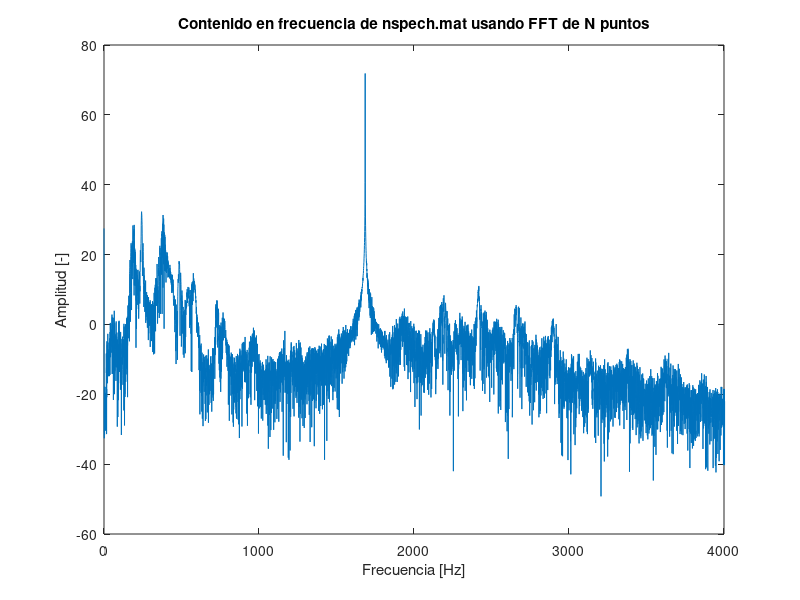
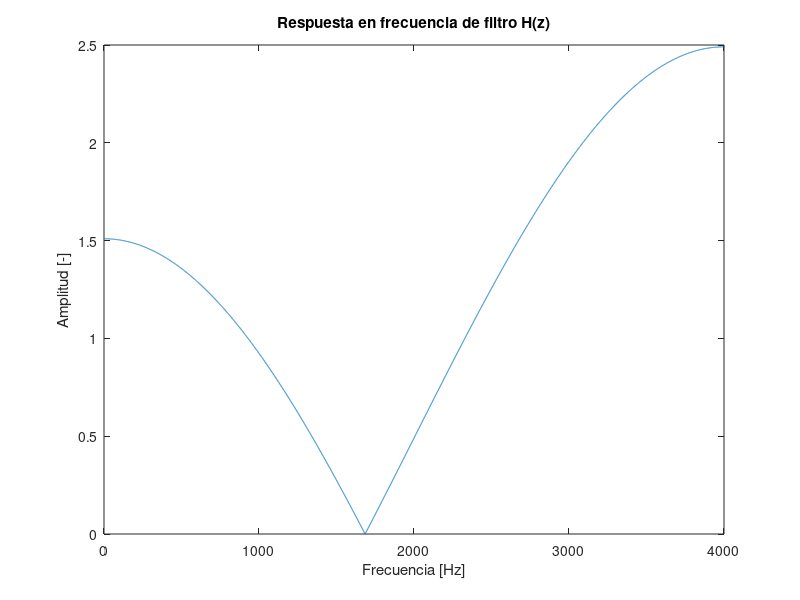
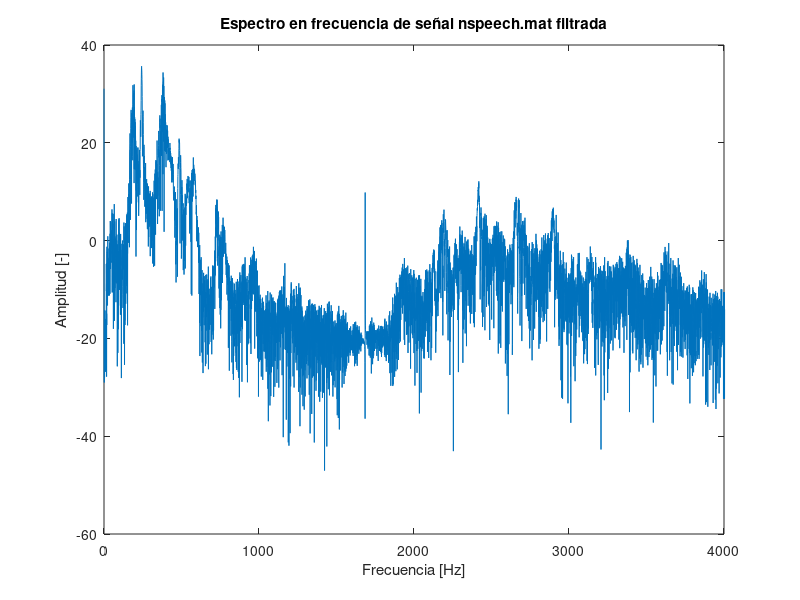

Here is the MATLAB script that generated these plots, in order: (Note: this script raises an error after producing the figures.)
%%%%% Parte III Lab 4 DSP
close all; clear; clc;
load("nspeech.mat");

x = nspeech; Nx = length(x); %Se agrega archivo al workspace

%%% Identificación de tono no deseado 

% Del gráfico: (f0 = 1685; 1685*2pi/8k = 1.322)
X = fft(x,Nx);
fx = (0:(Nx-1))*fs/Nx;

figure
plot(fx,20*log10(abs(X)));xlim([0,4000])
xlabel("Frecuencia [Hz]");ylabel("Amplitud [-]");
title("Contenido en frecuencia de nspech.mat usando FFT de N puntos");

%%% Diseño y gráfico de Filtro en frecuencia

%Del grafico theta = 1.323 -> coinciden
%filtro -> H(w) =  1-2cos(1.323)*e^-jw  + e^-2jw
%filtro -> H[z] = 1-0.49*z^-1 + z^-2

N = Nx;% + 3 - 1; %Valor de N para evitar aliasing temporal
f = (0:(N-1))*fs/N;

ejw_n = exp(-1j*2*pi*(0:N-1)/N);
H     = 1-2*cos(1.323)*ejw_n  + ejw_n.^2;

figure
plot(f,abs(H));xlim([0 4000])
ylabel("Amplitud [-]"); xlabel("Frecuencia [Hz]");
title ("Respuesta en frecuencia de filtro H(z)");

%%% Espectro de filtrado en frecuencia
X = fft(x , N);
Y = X.* H;

figure
plot(f,20*log10(abs(Y)));xlim([0 4000])
ylabel("Amplitud [-]"); xlabel("Frecuencia [Hz]");
title ("Espectro en frecuencia de señal nspeech.mat filtrada");

%%% Reconstrucción temporal
y = ifft(Y,"symmetric");

figure
subplot 211
plot((0:Nx-1)*1/fs,x);
ylabel("Amplitud [-]"); xlabel("Tiempo [s]");
title ("Espectro en frecuencia de señal nspeech.mat");
subplot 212
plot((0:length(y)-1)*1/fs,y);
ylabel("Amplitud [-]"); xlabel("Tiempo [s]");
title ("Espectro en frecuencia de señal nspeech.mat filtrada");

%%% Guardado de audios para comparación
audiowrite("nspeech_unfiltered.wav",x,fs);
audiowrite("nspeech_filtered.wav",y,fs);